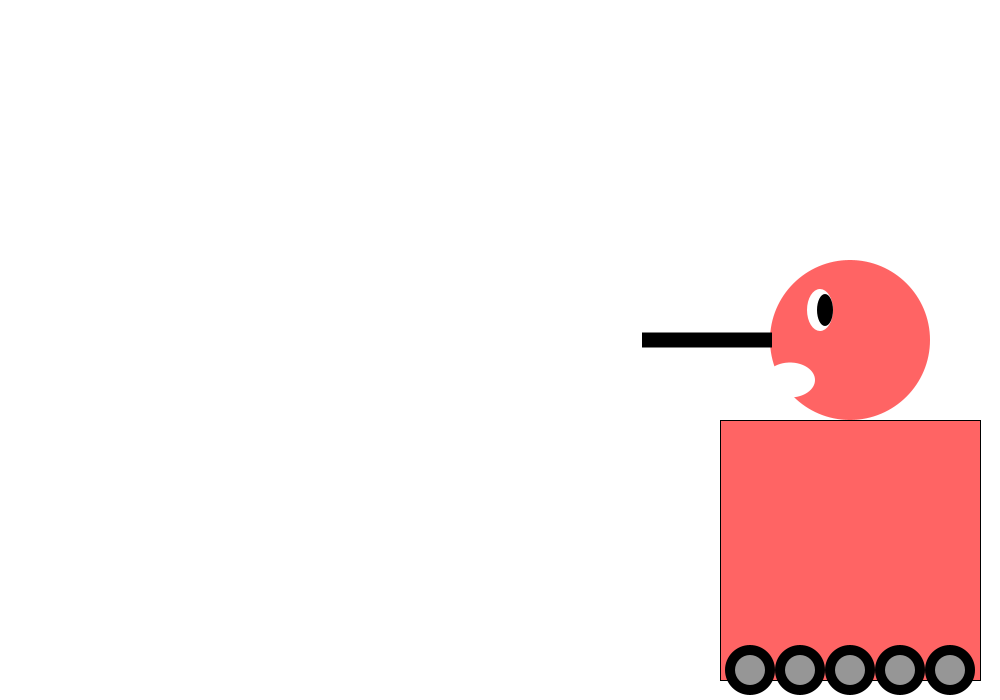
Frame 1 (no input)
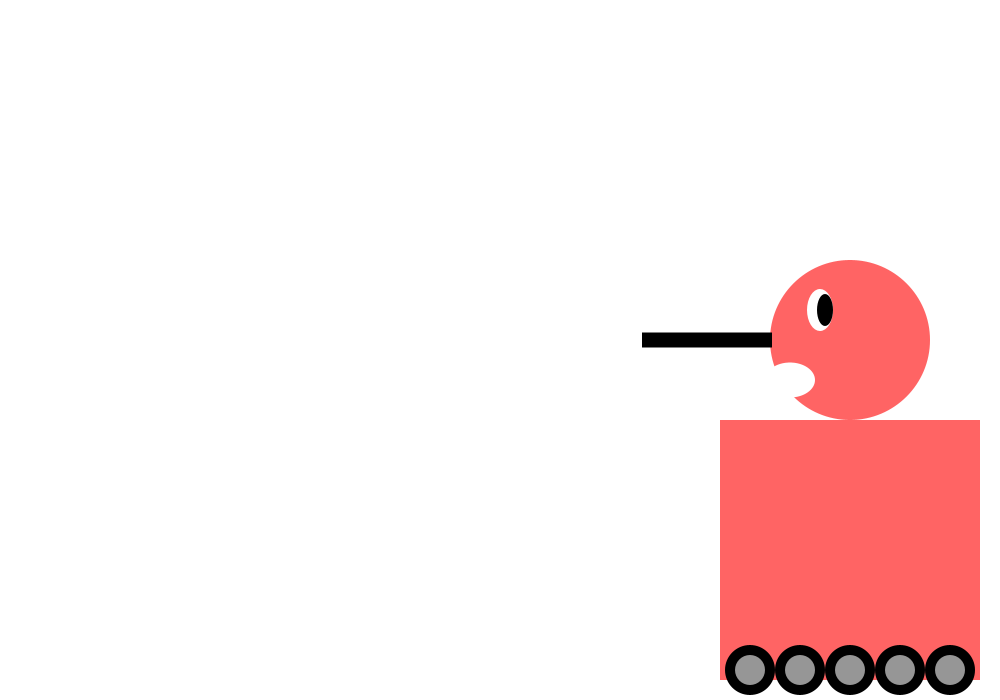
Frame 60 (the mouse pressed at the canvas centre just before this capture)
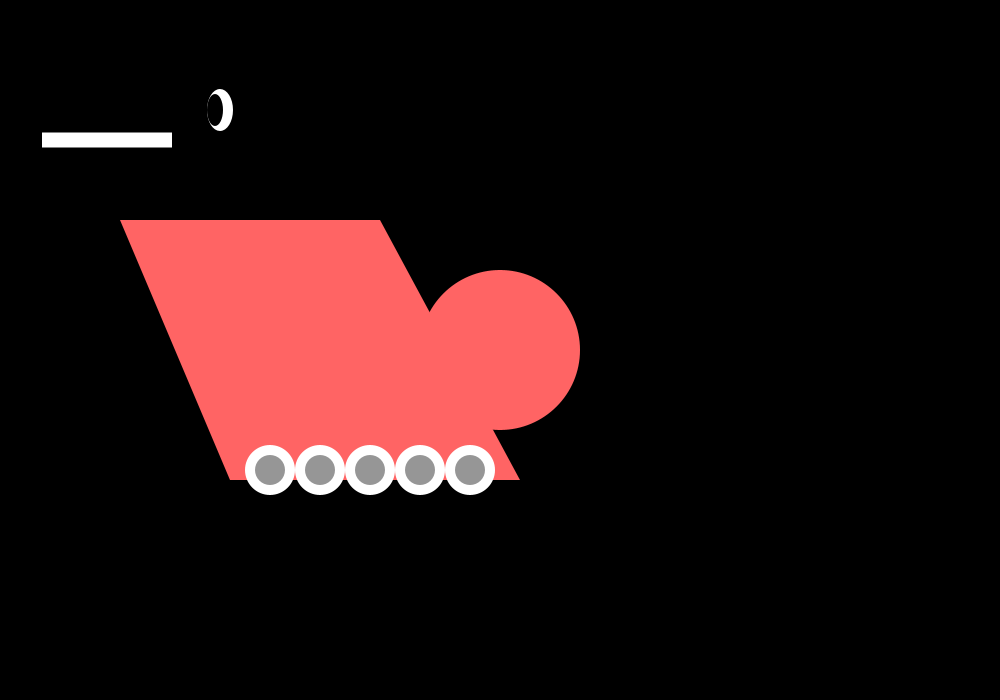
Frame 120 (the mouse held since frame 60 and released just before this capture)

The Processing sketch that drew these frames (run headless with seeded random() and noise(); from frame 60 on, the mouse is pressed at the canvas centre):

// Processing sketch: processing_13530
// ── processing_13530.pde

//Pinocchio Rose Looses her Head
//by Allison Eve Zell

void setup() {

  size(1000,700);
  smooth();
  ellipseMode(CENTER);
  rectMode(CENTER);
}

void draw () {

  background(0);

  if (mousePressed == true) {

    // Body
    fill(255,100,100);
    quad (120,220,380,220,520,480,230,480);

    // Head
    fill(255,100,100);
    noStroke();
    ellipse(mouseX,mouseY,160,160); 

    // Eye
    fill(255); 
    ellipse(220,110,26,42); 
    fill(0); 
    ellipse(215,110,16,32); 

    //Nose
    fill(255); 
    rect(107,140,130,15); 

    //Mouth
    noStroke();
    fill(0); 
    ellipse(190,180,50,35); 

    // Wheels
    fill (255);
    ellipse (270,470,50,50);
    ellipse (320,470,50,50);
    ellipse (370,470,50,50);
    ellipse (420,470,50,50);
    ellipse (470,470,50,50);

    //Hubcaps
    fill(150);
    ellipse (270,470,30,30);
    ellipse (320,470,30,30);
    ellipse (370,470,30,30);
    ellipse (420,470,30,30);
    ellipse (470,470,30,30);
  } 
  else {

    background(255);

    // Body
    fill(255,100,100);
    rect(850,550,260,260);

    // Head
    fill(255,100,100);
    noStroke();
    ellipse(850,340,160,160); 

    // Eye
    fill(255,255,255); 
    ellipse(820,310,26,42); 
    fill(0,0,0); 
    ellipse(825,310,16,32); 

    //Nose
    fill(0,0,0); 
    rect(707,340,130,15); 

    //Mouth
    noStroke();
    fill(255,255,255); 
    ellipse(790,380,50,35); 

    // Wheels
    fill(0,0,0);
    ellipse (750,670,50,50);
    ellipse (800,670,50,50);
    ellipse (850,670,50,50);
    ellipse (900,670,50,50);
    ellipse (950,670,50,50);

    //Hubcaps
    fill(150,150,150);
    ellipse (750,670,30,30);
    ellipse (800,670,30,30);
    ellipse (850,670,30,30);
    ellipse (900,670,30,30);
    ellipse (950,670,30,30);
  }
}
